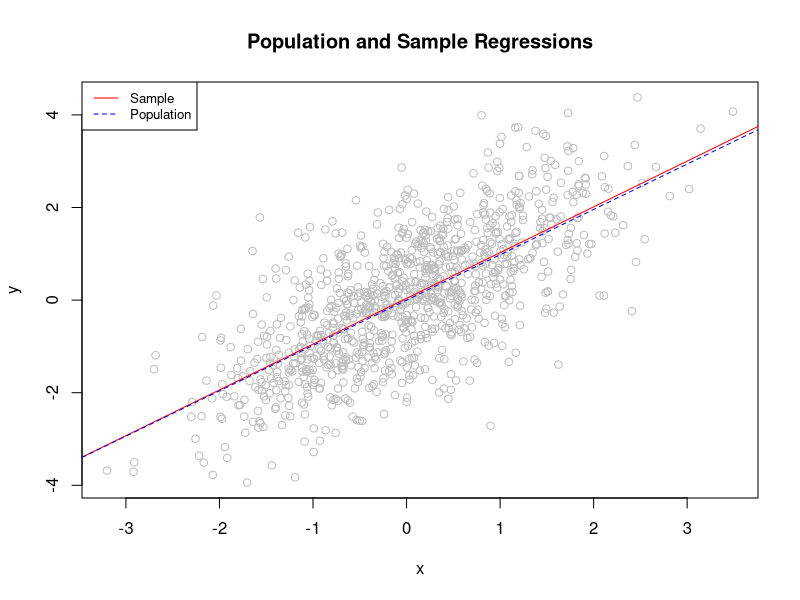
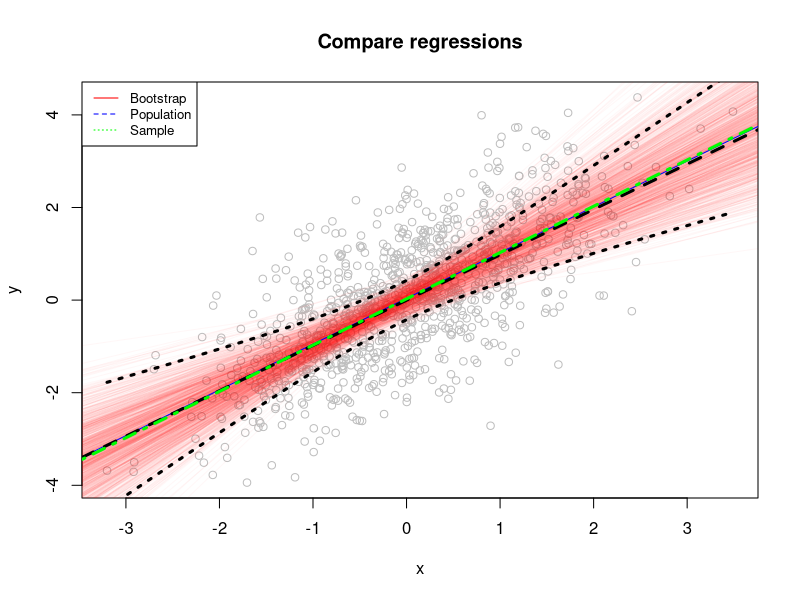

The R source for these figures, in order:
set.seed(2021)
n <- 1000
x <- rnorm(n)
y <- x + rnorm(n)



population.data <- as.data.frame(cbind(x, y))
population.model <- lm(y ~ x, population.data)
summary(population.model)



sample.data <-
  population.data[sample(nrow(population.data), 20, replace = TRUE), ]
sample.model <- lm(y ~ x, data = sample.data)
summary(sample.model)



plot(y ~ x, col = "gray", main = 'Population and Sample Regressions')
abline(coef(population.model)[1], coef(population.model)[2], col = "red")
abline(coef(sample.model)[1],
       coef(sample.model)[2],
       col = "blue",
       lty = 2)
legend(
  "topleft",
  legend = c("Sample", "Population"),
  col = c("red", "blue"),
  lty = 1:2,
  cex = 0.8)



sample_coef_intercept <- NULL
sample_coef_x1 <- NULL

for (i in 1:1000) {
  sample_d = sample.data[sample(1:nrow(sample.data), nrow(sample.data), replace = TRUE), ]
  
  model_bootstrap <- lm(y ~ x, data = sample_d)
  
  sample_coef_intercept <-
    c(sample_coef_intercept, model_bootstrap$coefficients[1])
  
  sample_coef_x1 <-
    c(sample_coef_x1, model_bootstrap$coefficients[2])
}

coefs <- rbind(sample_coef_intercept, sample_coef_x1)

means.boot = c(mean(sample_coef_intercept), mean(sample_coef_x1))
knitr::kable(round(
  cbind(
    population = coef(summary(population.model))[, 1],
    sample = coef(summary(sample.model))[, 1],
    bootstrap = means.boot),4), 
  "simple", caption = "Coefficients in different models")

confint(population.model)
confint(sample.model)
a <-
  cbind(
    quantile(sample_coef_intercept, prob = 0.025),
    quantile(sample_coef_intercept, prob = 0.975))
b <-
  cbind(quantile(sample_coef_x1, prob = 0.025),
        quantile(sample_coef_x1, prob = 0.975))

c <-
  round(cbind(
    population = confint(population.model),
    sample = confint(sample.model),
    boot = rbind(a, b)), 4)
colnames(c) <- c("2.5 %", "97.5 %",
                 "2.5 %", "97.5 %",
                 "2.5 %", "97.5 %")
knitr::kable(rbind(
  c('population',
    'population',
    'sample',
    'sample',
    'bootstrap',
    'bootstrap'),c))





new.data = seq(min(x), max(x), by = 0.05)
conf_interval <-
  predict(
    sample.model,
    newdata = data.frame(x = new.data),
    interval = "confidence",
    level = 0.95)

plot(
  y ~ x,
  col = "gray",
  xlab = "x",
  ylab = "y",
  main = "Compare regressions")
apply(coefs, 2, abline, col = rgb(1, 0, 0, 0.03))
abline(coef(population.model)[1], coef(population.model)[2], col = "blue")
abline(coef(sample.model)[1],
       coef(sample.model)[2],
       col = "black",
       lty = 2, lwd=3)
abline(mean(sample_coef_intercept),
       mean(sample_coef_x1),
       col = "green",
       lty = 4, lwd=3)
lines(new.data, conf_interval[, 2], col = "black", lty = 3, lwd=3)
lines(new.data, conf_interval[, 3], col = "black", lty = 3, lwd=3)
legend("topleft",
       legend = c("Bootstrap", "Population", 'Sample'),
       col = c("red", "blue", 'green'),
       lty = 1:3,
       cex = 0.8)



